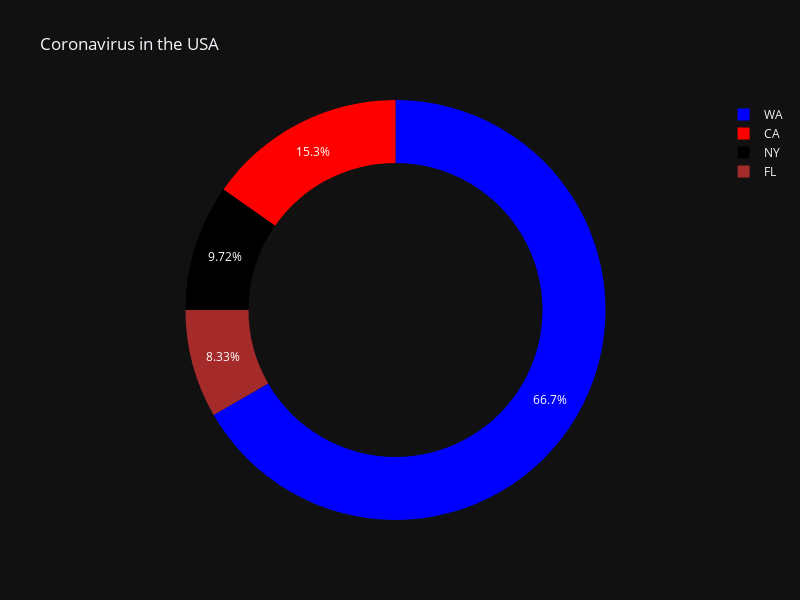

Source (notebook cell):
### Markdown cell above
### Black bg and my color pallete

### Code cell
pie_chart = px.pie(
        data_frame=df,
        values='death',
        names='state',
        color='state',                      #differentiate markers (discrete) by color
#         color_discrete_sequence=["red","green","blue","orange"],     #set marker colors
        color_discrete_map={"WA":"blue","CA":"red","NY":"black","FL":"brown"},
        hover_name='negative',              #values appear in bold in the hover tooltip
        # hover_data=['positive'],            #values appear as extra data in the hover tooltip
        # custom_data=['total'],              #values are extra data to be used in Dash callbacks
        labels={"state":"the State"},       #map the labels
        title='Coronavirus in the USA',     #figure title
        template='plotly_dark',            #'ggplot2', 'seaborn', 'simple_white', 'plotly',
                                            #'plotly_white', 'plotly_dark', 'presentation',
                                            #'xgridoff', 'ygridoff', 'gridon', 'none'
        width=800,                          #figure width in pixels
        height=600,                         #figure height in pixels
        hole=0.7,                           #represents the hole in middle of pie
        )

pio.show(pie_chart)

### Figure 1 — Plotly figure (JSON) as saved in the notebook; plotly's stock layout.template omitted (floating-point values rounded to 4 significant figures)
{"data": [{"customdata": [["CA"], ["FL"], ["NY"], ["WA"]], "domain": {"x": [0, 1], "y": [0, 1]}, "hole": 0.7, "hovertemplate": "<b>%{hovertext}</b><br><br>the State=%{customdata[0]}<br>death=%{value}<extra></extra>", "hovertext": [7981, 940, 5506, 11582], "labels": ["CA", "FL", "NY", "WA"], "legendgroup": "", "marker": {"colors": ["red", "brown", "black", "blue"]}, "name": "", "showlegend": true, "type": "pie", "values": [11, 6, 7, 48]}], "layout": {"height": 600, "legend": {"tracegroupgap": 0}, "title": {"text": "Coronavirus in the USA"}, "width": 800}}
